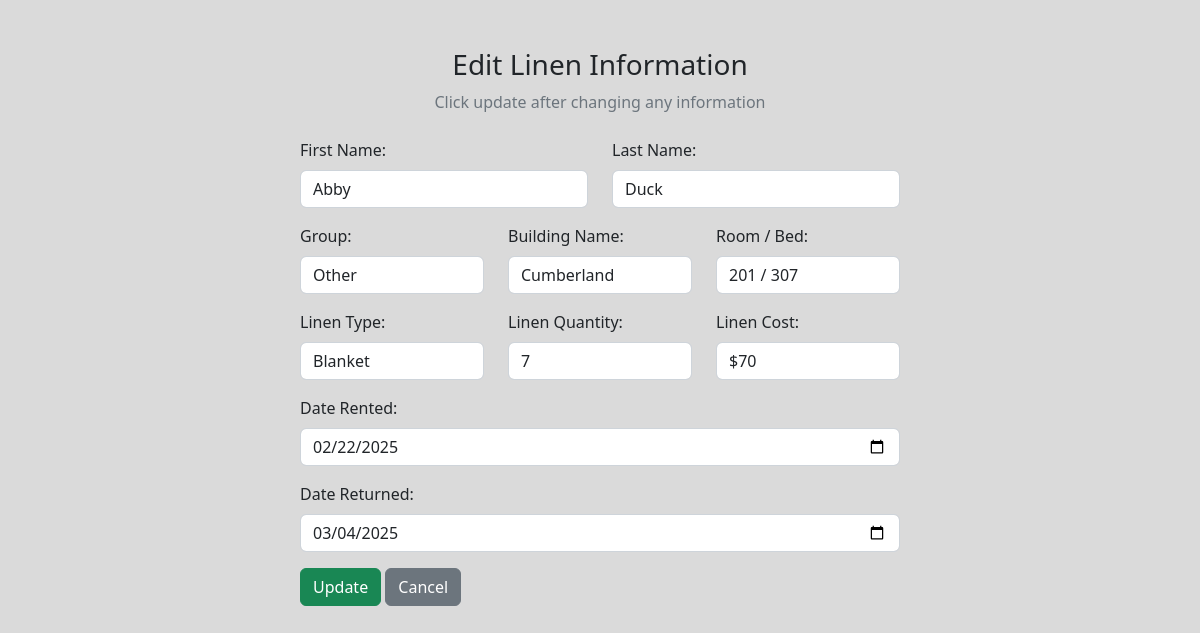
Before: /edit_linen.php?id=72 with the older database file.
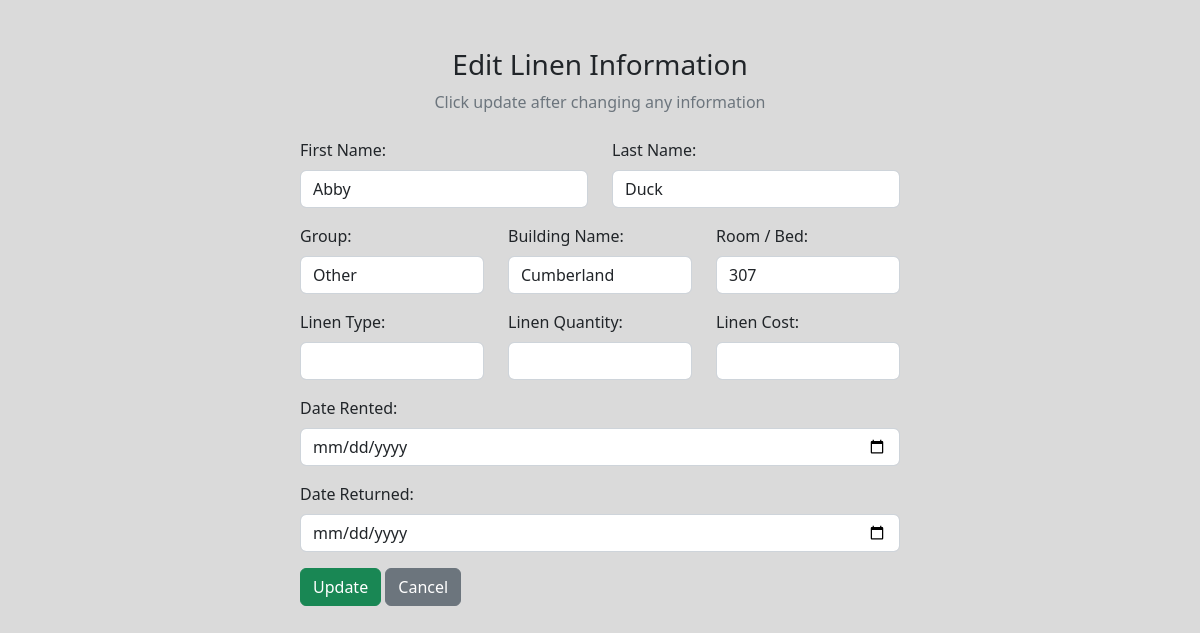
After: the same page with the newer database file.
### tables this page shows
CREATE TABLE IF NOT EXISTS `linens` (
  `id` int(11) NOT NULL AUTO_INCREMENT,
  `resident_id` int(11) DEFAULT NULL,
  `first_name` varchar(255) DEFAULT NULL,
  `last_name` varchar(255) DEFAULT NULL,
  `building` varchar(255) DEFAULT NULL,
  `room` varchar(255) DEFAULT NULL,
  `group` varchar(255) DEFAULT NULL,
  `linen_type` varchar(255) DEFAULT NULL,
  `linen_quantity` varchar(255) DEFAULT NULL,
  `linen_cost` varchar(255) DEFAULT NULL,
  `linen_date_rented` date DEFAULT NULL,
  `linen_date_returned` date DEFAULT NULL,
  PRIMARY KEY (`id`),
  KEY `fk_resident_id` (`resident_id`)
);

### edit_linen.php (the view, shortened to what this page needs)
<?php
include "db_conn.php";
$id = $_GET['id'];
$sql = "SELECT co.first_name, co.last_name, co.building, co.room, co.`group`, l.linen_type, l.linen_quantity, l.linen_cost, l.linen_date_rented, l.linen_date_returned
        FROM `checkin-out` co
        LEFT JOIN `linens` l ON co.id = l.resident_id OR l.id = '$id'
        WHERE co.id = '$id' LIMIT 1";
$result = mysqli_query($conn, $sql);
$row = mysqli_fetch_assoc($result);
?>
<!DOCTYPE html>
<html lang="en">
<head>
    <link href="https://cdn.jsdelivr.net/npm/bootstrap@5.2.3/dist/css/bootstrap.min.css" rel="stylesheet">
    <link rel="stylesheet" href="https://cdnjs.cloudflare.com/ajax/libs/font-awesome/6.4.0/css/all.min.css">
    <link rel="stylesheet" href="./src/edit.css">
</head>
<body>
    <div class="container">
        <div class="text-center mt-5 mb-4">
            <h3>Edit Linen Information</h3>
            <p class="text-muted">Click update after changing any information</p>
        </div>
        <div class="container d-flex justify-content-center">
            <form action="" method="post" style="width:50vw; min-width:300px" onsubmit="return validateForm()">
                <div class="row mb-3">
                    <div class="col">
                        <label for="first_name" class="form-label">First Name:</label>
                        <input type="text" id="first_name" class="form-control" name="first_name" value="<?php echo htmlspecialchars($row['first_name']); ?>">
                    </div>
                    <div class="col">
                        <label for="last_name" class="form-label">Last Name:</label>
                        <input type="text" id="last_name" class="form-control" name="last_name" value="<?php echo htmlspecialchars($row['last_name']); ?>">
                    </div>
                </div>
                <div class="row mb-3">
                    <div class="col">
                        <label for="group" class="form-label">Group:</label>
                        <select id="group" class="form-control" name="group">
                        <option select hidden><?php echo htmlspecialchars($row['group']); ?></option>
                        </select>
                    </div>
                    <div class="col">
                        <label for="building" class="form-label">Building Name:</label>
                        <select id="building" class="form-control" name="building">
                        <option select hidden><?php echo htmlspecialchars($row['building']); ?></option>
                        </select>
                    </div>
                    <div class="col">
                        <label for="room" class="form-label">Room / Bed:</label>
                        <input type="text" id="room" class="form-control" name="room" value="<?php echo htmlspecialchars($row['room']); ?>">
                    </div>
                </div>
                <div class="row mb-3">
                    <div class="col">
                        <label for="linen_type" class="form-label">Linen Type:</label>
                        <input type="text" class="form-control" id="linen_type" name="linen_type" value="<?php echo htmlspecialchars($row['linen_type'] ?? ''); ?>">
                    </div>
                    <div class="col">
                        <label for="linen_quantity" class="form-label">Linen Quantity:</label>
                        <input type="text" class="form-control" id="linen_quantity" name="linen_quantity" value="<?php echo htmlspecialchars($row['linen_quantity'] ?? ''); ?>">
                    </div>
                    <div class="col">
                        <label for="linen_cost" class="form-label">Linen Cost:</label>
                        <input type="text" class="form-control" id="linen_cost" name="linen_cost" value="<?php echo htmlspecialchars($row['linen_cost'] ?? ''); ?>">
                    </div>
                </div>
                <div class="form-container mb-3">
                    <label for="linen_date_rented" class="form-label">Date Rented:</label>
                    <input type="date" class="form-control" id="linen_date_rented" name="linen_date_rented" value="<?php echo htmlspecialchars($row['linen_date_rented'] ?? ''); ?>">
                </div>
                <div class="form-container mb-3">
                    <label for="linen_date_returned" class="form-label">Date Returned:</label>
                    <input type="date" class="form-control" id="linen_date_returned" name="linen_date_returned" value="<?php echo htmlspecialchars($row['linen_date_returned'] ?? ''); ?>">
                </div>
                <div class="mt-3">
                    <button type="submit" class="btn btn-success" name="submit">Update</button>
                    <a href="linen.php" class="btn btn-secondary">Cancel</a>
                </div>
            </form>
        </div>
    </div>
</body>
</html>

Changed rows visible on the page:
removed linens: first_name "Abby", last_name "Duck", group "Other", building "Cumberland", room "201 / 307", linen_type "Blanket", linen_quantity "7", linen_cost "$70", linen_date_rented "02/22/2025", linen_date_returned "03/04/2025"
now on this page (row edited): checkin-out: first_name "Abby", last_name "Duck", group "Other", building "Cumberland", room "307"
